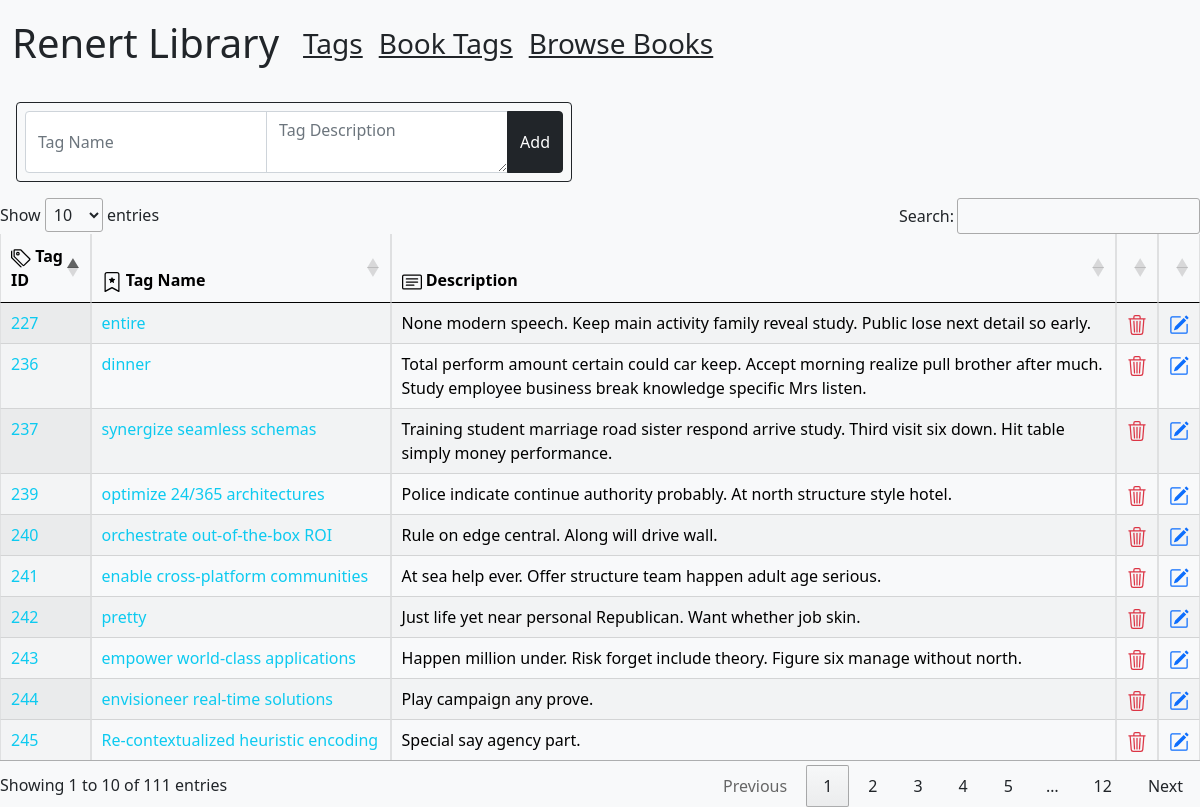
The app's page /tags, older data.
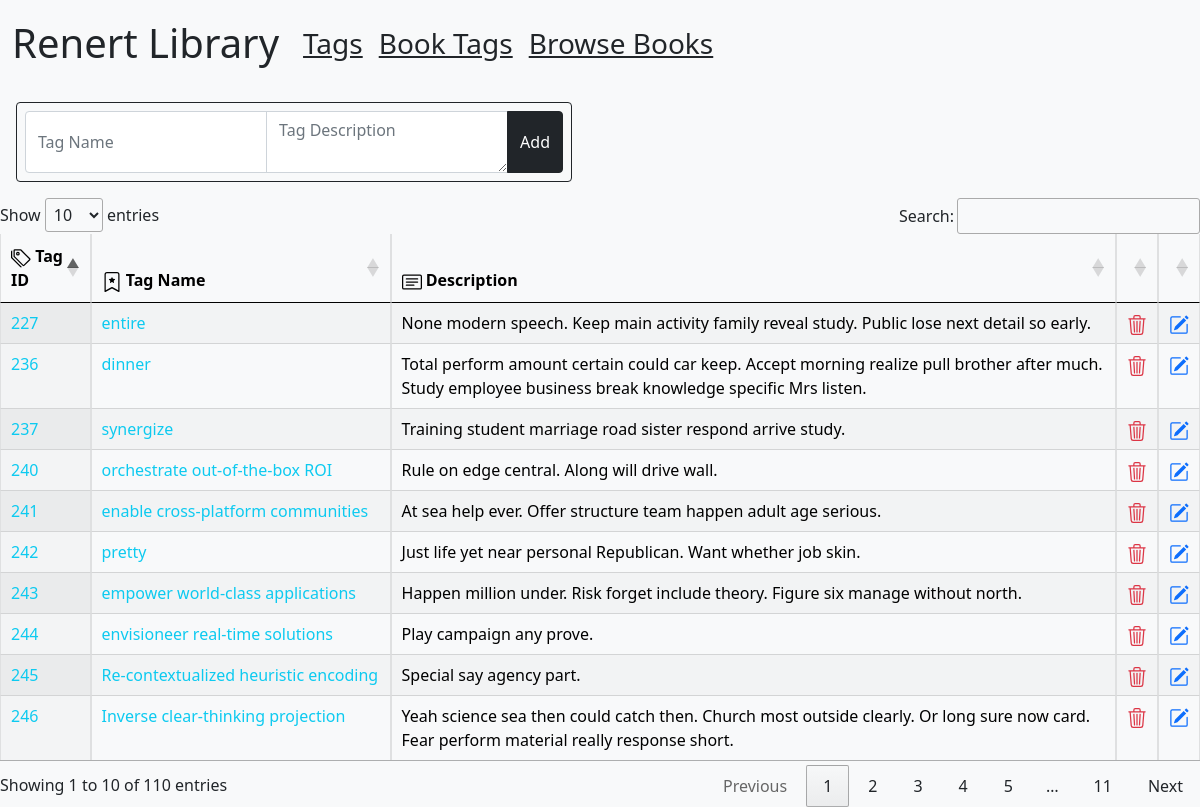
The same page, newer data.
### tables this page shows
CREATE TABLE [library_tags] (
   [tag_id] INTEGER PRIMARY KEY,
   [tag_name] TEXT,
   [description] TEXT,
   [created_by] INTEGER,
   [created_at] TEXT,
   [updated_at] TEXT,
   FOREIGN KEY([created_by]) REFERENCES [members]([member_internal_id])
);

### app.py (the view)
@app.route("/tags", methods=["GET", "POST"])
def tags():
    add_tag = add_tag_form()
    if add_tag.validate_on_submit():
        add_tags(add_tag.tag_name.data, add_tag.tag_def.data)
    else:
        pprint("failed")
    tags = db.session.execute("select * from library_tags")
    tags = [dict(x) for x in tags]
    count =db.session.execute("select count(*) from library_tags")
    count = [dict(x) for x in count]
    return render_template("tags.html", tags=tags, add_form=add_tag, count=count[0]["count(*)"])

### app.py
class add_tag_form(FlaskForm):
    tag_name = StringField('Tag Name: ', validators=[DataRequired()])
    tag_def = TextAreaField('Tag Description: ', validators=[DataRequired()])
    add = SubmitField("Add", validators=[DataRequired()])

### templates/tags.html (shortened to what this page needs)
{% extends 'layout.html'%}
{% import "bootstrap/wtf.html" as wtf %}
{%block content%}
<div class="row">
    <div class="col-lg-6">
        <form class="form form-horizontal text-light m-3" method="POST" role="form" autocomplete="off">
                <div class="input-group mb-2 border border-dark rounded p-2">
                    {{ add_form.tag_name(class="form-control", placeholder="Tag Name") }}
                    {{ add_form.tag_def(class="form-control", placeholder="Tag Description") }}
                    {{ add_form.add(class="btn btn-dark")}}
                </div>
        </form>
    </div>
</div>
<table class="table table-hover table-light table-bordered display" id="tagList">
    <thead>
        <tr>
            <th scope="col"> Tag ID</th>
            <th scope="col"> Tag Name</th>
            <th scope="col"> Description</th>
            <th></th>
            <th></th>
        </tr>
    </thead>
    <tbody class="table-group-divider border-top-dark">
        {% for a in tags %}
                <tr class="">
                    <td class="">
                        <a href="/tag/{{a.tag_id}}" class="text-decoration-none text-info">{{a.tag_id}}</a>
                    </td>
                    <td class="">
                        <a href="/tag/{{a.tag_id}}" class="text-decoration-none text-info"> {{a.tag_name}} </a>
                    </td>
                    <td class="">
                        {{a.description}}
                    </td>
                    <td class="trash-tag"  data-tag-id="{{a.tag_id}}">
                    </td>
                    <td class="edit-tag" data-edit-tag-id="{{a.tag_id}}">
                    </td>
                </tr>
        {% endfor %}
    </tbody>
</table>
{%endblock%}

### templates/layout.html (shortened to what this page needs)
<!doctype html>
<html lang="en">
  <head>
    <link href="../static/bootstrap-5.0.2-dist/css/bootstrap.min.css" rel="stylesheet">
    <link rel="stylesheet" href="//cdn.datatables.net/1.12.1/css/jquery.dataTables.min.css">
    <link rel="stylesheet" href="../static/tables.css">
    <link href="https://cdn.jsdelivr.net/npm/select2@4.1.0-rc.0/dist/css/select2.min.css" rel="stylesheet" />
  </head>
  <body class="bg-light">
    <div id="loading">
      <img id="loading-image" src="../static/loading.gif" alt="Loading..." />
    </div>
    <nav class="navbar navbar-expand-lg bg-light">
      <div class="container-fluid">
        <a class="navbar-brand text-dark fs-1" href="/">Renert Library</a>
        <div class="collapse navbar-collapse" id="navbarSupportedContent">
          <ul class="navbar-nav me-auto mb-2 mb-lg-0">
            <li class="nav-item">
              <a class="nav-link text-dark fs-3 text-decoration-underline" href="/tags">Tags</a>
            </li>
            <li class="nav-item">
              <a class="nav-link text-dark fs-3 text-decoration-underline" href="/book-tags">Book Tags</a>
            </li>
            <li class="nav-item">
              <a class="nav-link text-dark fs-3 text-decoration-underline" href="/browse">Browse Books</a>
            </li>
          </ul>
        </div>
      </div>
    </nav>
    {% block content%}
    {% endblock %}
</body>
</html>

### static/tables.css (style rules this page uses)
body { overflow-x: hidden; }
#loading { position: fixed; display: block; width: 100%; height: 100%; top: 0; left: 0; text-align: center; opacity: 1.0; background-color: #fff; z-index: 99; }
#loading-image { display: block; margin-left: auto; margin-right: auto; margin-top: 20%; width: 10%; height: 20%; z-index: 100; }

Row changes from the older to the newer data that the page shows:
removed library_tags: tag_id "239", tag_name "optimize 24/365 architectures", description "Police indicate continue authority probably. At north structure style hotel."
changed library_tags id 237: tag_name "synergize seamless schemas" → "synergize"; description "Training student marriage road sister respond arrive study. Third visit six down. Hit table simply money performance." → "Training student marriage road sister respond arrive study."
now on this page (row unchanged): library_tags: tag_id "246", tag_name "Inverse clear-thinking projection", description "Yeah science sea then could catch then. Church most outside clearly. Or long sure now card. Fear perform material really response short."
Text that changed along with them:
text written by a page script: "Show entries Search: Showing 1 to 10 of 111 entries Previous 1 2 3 4 5 … 12 Next" → "Show entries Search: Showing 1 to 10 of 110 entries Previous 1 2 3 4 5 … 11 Next"
